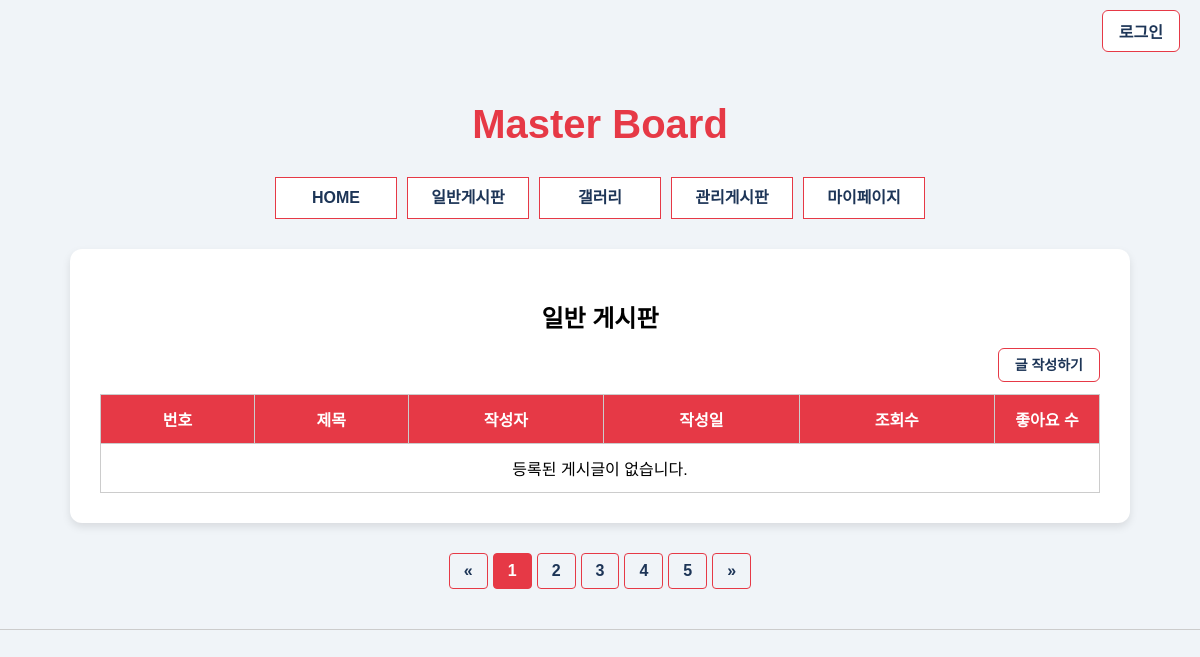
Page /board/ on the earlier database version.
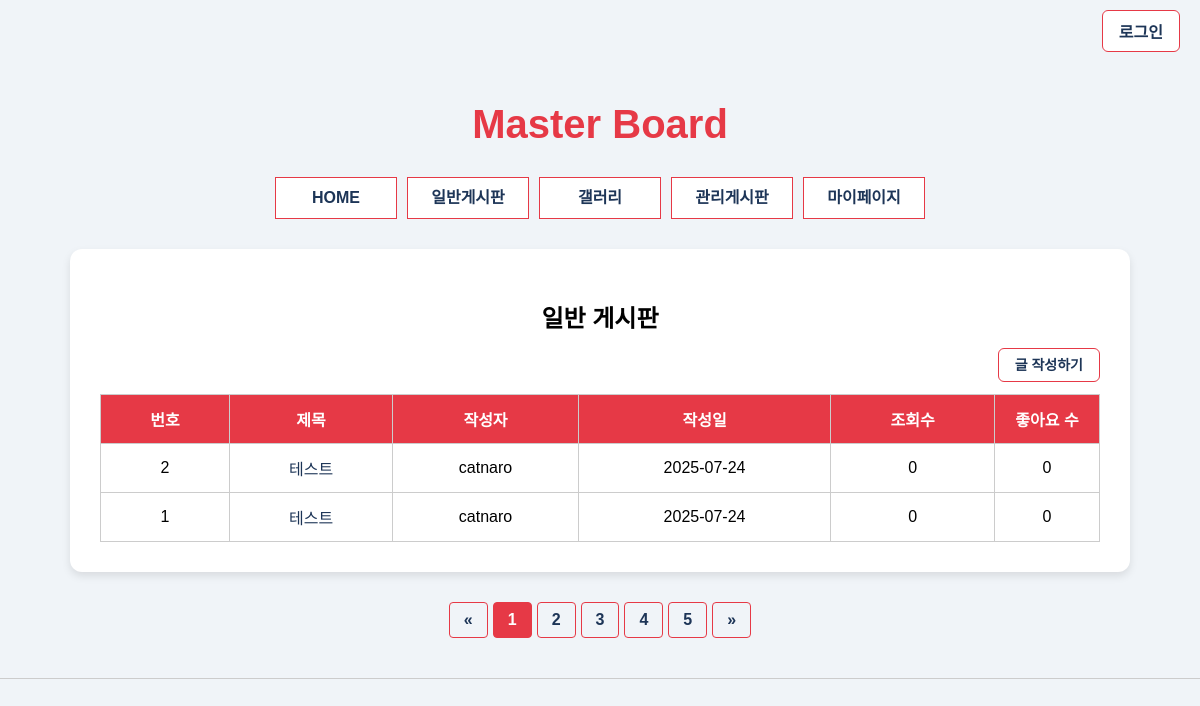
Same page on the later database version.
### board/models.py (models this page shows, shortened)
class Post(models.Model):
    BOARD_CHOICES = [
        ('general', '일반게시판'),
        ('gallery', '갤러리'),
        ('admin', '관리자게시판'),
    ]
    title = models.CharField(max_length=200, verbose_name='제목')
    content = models.TextField(verbose_name='내용')
    author = models.ForeignKey(User, on_delete=models.CASCADE, verbose_name='작성자')
    board_type = models.CharField(max_length=20, choices=BOARD_CHOICES, default='general', verbose_name='게시판 구분')
    created_at = models.DateTimeField(auto_now_add=True, verbose_name='작성일')
    updated_at = models.DateTimeField(auto_now=True, verbose_name='수정일')
    views = models.PositiveIntegerField(default=0, verbose_name='조회수')
    likes = models.PositiveIntegerField(default=0, verbose_name='좋아요')
    image = models.ImageField(upload_to='gallery/', blank=True, null=True, verbose_name='이미지')
    class Meta:
        ordering = ['-created_at']
        verbose_name = '게시글'
        verbose_name_plural = '게시글'

### board/views.py (the view)
# urls.py: path('', views.board_list, name='board_list'),
def board_list(request):
    posts = Post.objects.filter(board_type='general').order_by('-created_at')
    paginator = Paginator(posts, 10)  # 페이지당 10개
    page_number = request.GET.get('page')
    page_obj = paginator.get_page(page_number)
    return render(request, 'board_list.html', {
        'posts': page_obj,
        'board_type': 'general'
    })

### templates/board_list.html (shortened to what this page needs)
<!DOCTYPE html>
<html lang="ko">
<head>
</head>
<body>
    <div class="login-wrapper">
        {% if user.is_authenticated %}
            <a href="{% url 'accounts:profile' %}" class="login-btn">마이페이지</a>
            <a href="{% url 'accounts:logout' %}" class="login-btn" style="margin-left: 10px;">로그아웃</a>
        {% else %}
            <a href="{% url 'accounts:login' %}" class="login-btn">로그인</a>
        {% endif %}
    </div>
    <div>
        <h1 class="title">Master Board</h1>
        <nav>
            <ul id="topmenu">
                <li><a href="{% url 'home' %}">HOME</a></li>
                <li><a href="board_list.html">일반게시판</a></li>
                <li><a href="gallery.html">갤러리</a></li>
                <li><a href="admin.html">관리게시판</a></li>
                <li><a href="{% url 'accounts:profile' %}">마이페이지</a></li>
            </ul>
        </nav>
    </div>
    <div class="content">
        <h2>일반 게시판</h2>
        <div class="more-btn-wrapper">
            <a href="{% url 'board:post_create' %}" class="write-button">글 작성하기</a>
        </div>
        <table>
            <thead>
                <tr>
                    <th>번호</th>
                    <th>제목</th>
                    <th>작성자</th>
                    <th>작성일</th>
                    <th>조회수</th>
                    <th class="like-col">좋아요 수</th>
                </tr>
            </thead>
            <tbody>
                {% for post in posts %}
                <tr>
                    <td>{{ post.id }}</td>
                    <td><a href="{% url 'board:post_detail' post.pk %}">{{ post.title }}</a></td>
                    <td>{{ post.author.username }}</td>
                    <td>{{ post.created_at|date:"Y-m-d" }}</td>
                    <td>{{ post.views }}</td>
                    <td class="like-col">{{ post.likes }}</td>
                </tr>
                {% empty %}
                <tr>
                    <td colspan="6">등록된 게시글이 없습니다.</td>
                </tr>
                {% endfor %}
            </tbody>
        </table>
    </div>
    <div class="pagination">
        <a href="#">&laquo;</a>
        <a href="#" class="active">1</a>
        <a href="#">2</a>
        <a href="#">3</a>
        <a href="#">4</a>
        <a href="#">5</a>
        <a href="#">&raquo;</a>
    </div>
    <hr>
</body>
</html>

### templates/board_list.html (style rules this page uses)
body { font-family: "맑은 고딕", sans-serif; background-color: #f0f4f8; margin: 0; padding: 0; text-align: center; }
h1.title { color: #e63946; margin-top: 40px; margin-bottom: 20px; font-size: 2.5rem; }
.login-wrapper { display: flex; justify-content: flex-end; padding: 10px 20px; }
.login-btn { background-color: white; color: #1d3557; border: 1px solid #e63946; padding: 8px 16px; border-radius: 6px; font-weight: 600; cursor: pointer; text-decoration: none; transition: 0.3s ease; }
nav { display: flex; justify-content: center; margin: 30px 0; }
ul#topmenu { padding: 0; margin: 0; display: flex; gap: 10px; }
ul#topmenu li { list-style: none; background-color: #ffffff; color: #1d3557; border: 1px solid #e63946; width: 120px; height: 40px; line-height: 40px; font-weight: 600; cursor: pointer; transition: all 0.3s ease; }
ul#topmenu li a { display: block; width: 100%; height: 100%; text-decoration: none; color: inherit; }
.content { background-color: #ffffff; width: 90%; max-width: 1000px; margin: 0 auto; padding: 30px; border-radius: 12px; box-shadow: 0 4px 8px rgba(0,0,0,0.1); word-wrap: break-word; overflow-wrap: break-word; }
.write-button { background-color: white; color: #1d3557; border: 1px solid #e63946; padding: 8px 16px; border-radius: 6px; font-weight: 600; cursor: pointer; text-decoration: none; transition: 0.3s ease; font-size: 14px; }
.more-btn-wrapper { text-align: right; margin-bottom: 10px; }
table { width: 100%; border-collapse: collapse; margin-top: 20px; }
table th, table td { padding: 12px; border: 1px solid #ccc; }
table th { background-color: #e63946; color: white; }
table th.like-col, table td.like-col { width: 80px; text-align: center; }
table td a { color: #1d3557; text-decoration: none; }
.pagination { display: flex; justify-content: center; margin-top: 30px; gap: 5px; }
.pagination a { color: #1d3557; padding: 8px 14px; text-decoration: none; border: 1px solid #e63946; border-radius: 4px; font-weight: 600; transition: background-color 0.3s ease; }
.pagination a.active { background-color: #e63946; color: white; }
hr { border: none; height: 1px; background-color: #ccc; margin: 40px 0; }

Differences in the rows shown:
added Post: id "2", title "테스트", author.username "catnaro", created_at "2025-07-24", views "0", likes "0"
added Post: id "1", title "테스트", author.username "catnaro", created_at "2025-07-24", views "0", likes "0"
Other differences:
text no longer shown: "등록된 게시글이 없습니다."
